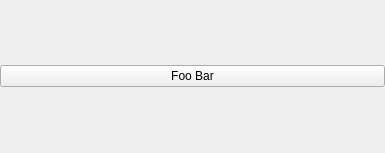
<?xml version="1.0" encoding="UTF-8"?>
<ui version="4.0">
 <class>qSlicerIhepMlcControlFooBarWidget</class>
 <widget class="QWidget" name="qSlicerIhepMlcControlFooBarWidget">
  <property name="geometry">
   <rect>
    <x>0</x>
    <y>0</y>
    <width>385</width>
    <height>153</height>
   </rect>
  </property>
  <property name="windowTitle">
   <string>Foo bar</string>
  </property>
  <layout class="QVBoxLayout" name="verticalLayout">
   <property name="leftMargin">
    <number>0</number>
   </property>
   <property name="topMargin">
    <number>0</number>
   </property>
   <property name="rightMargin">
    <number>0</number>
   </property>
   <property name="bottomMargin">
    <number>0</number>
   </property>
   <item>
    <widget class="QPushButton" name="FooBarButton">
     <property name="text">
      <string>Foo Bar</string>
     </property>
    </widget>
   </item>
  </layout>
 </widget>
 <resources/>
 <connections/>
</ui>
